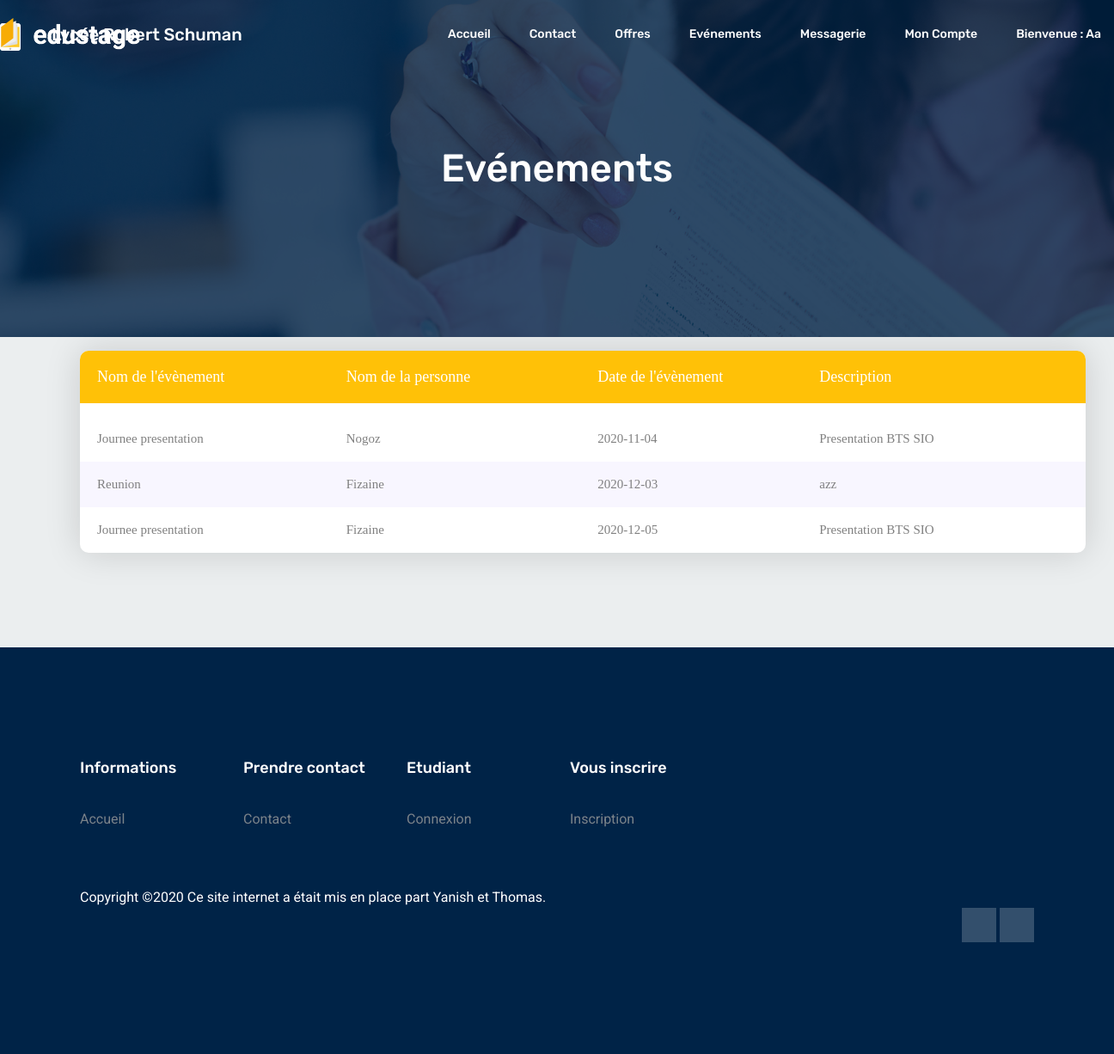
Before: /View/evenement_etudiant.php (signed in) with the older database file.
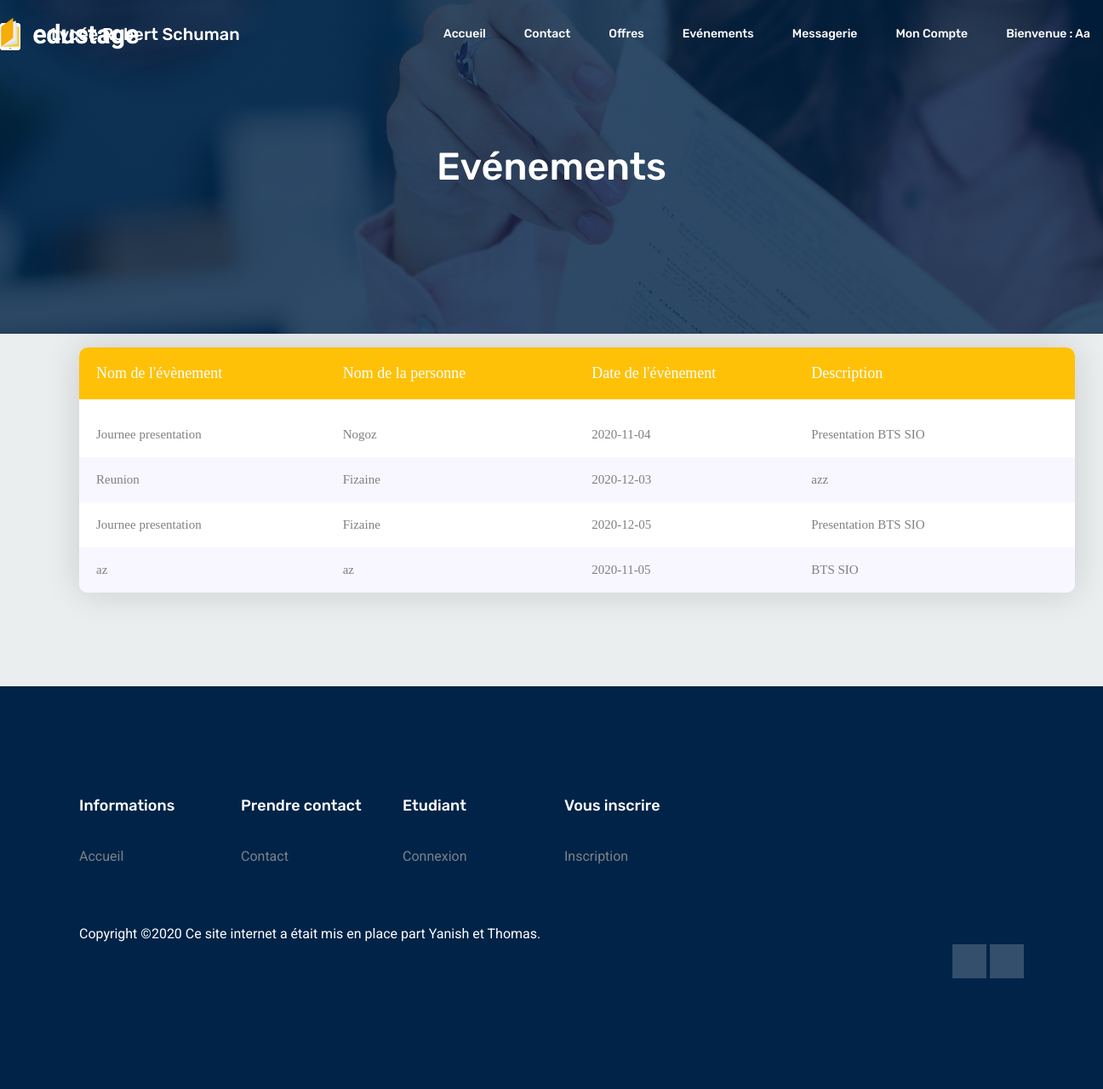
After: the same page with the newer database file.
### tables this page shows
CREATE TABLE IF NOT EXISTS `evenement` (
  `id` int(11) NOT NULL AUTO_INCREMENT,
  `nom_evenement` varchar(50) NOT NULL,
  `nom_personne` varchar(50) NOT NULL,
  `date` date NOT NULL,
  `description` varchar(50) NOT NULL,
  PRIMARY KEY (`id`)
);

### View/evenement_etudiant.php (the view, shortened to what the changed rows need)
<!DOCTYPE html>
<html lang="en">
  <head>
<link rel="stylesheet" type="text/css" href="../tableau/vendor/bootstrap/css/bootstrap.min.css">
<link rel="stylesheet" type="text/css" href="../tableau/fonts/font-awesome-4.7.0/css/font-awesome.min.css">
<link rel="stylesheet" type="text/css" href="../tableau/vendor/animate/animate.css">
<link rel="stylesheet" type="text/css" href="../tableau/vendor/select2/select2.min.css">
<link rel="stylesheet" type="text/css" href="../tableau/vendor/perfect-scrollbar/perfect-scrollbar.css">
<link rel="stylesheet" type="text/css" href="../tableau/css/util.css">
<link rel="stylesheet" type="text/css" href="../tableau/css/main.css">
<link rel="stylesheet" type="text/css" href="../tableau/css/style2.css">
<link rel="stylesheet" type="text/css" href="../tableau/css/style3.css">
    <link rel="stylesheet" href="../css/bootstrap.css" />
    <link rel="stylesheet" href="../css/flaticon.css" />
    <link rel="stylesheet" href="../css/themify-icons.css" />
    <link rel="stylesheet" href="../vendors/owl-carousel/owl.carousel.min.css" />
    <link rel="stylesheet" href="../vendors/nice-select/css/nice-select.css" />
    <link rel="stylesheet" href="../css/style.css" />
    <link rel="stylesheet" href="../css/style3.css" />
  </head>
  <body>
    <section class="banner_area">
      <div class="banner_inner d-flex align-items-center">
        <div class="container">
          <div class="row justify-content-center">
            <div class="col-lg-6">
              <div class="banner_content text-center">
                <h2>Evénements </h2>
              </div>
            </div>
          </div>
        </div>
      </div>
    </section>
    <?php
  	try{
  		$bdd= new PDO('mysql:host=localhost;dbname=ecole; charset=utf8','root','');
  	}
  	catch (Exception $e){
  		die('Erreur:'.$e->getMessage());
  	}
  	?>
<div class="container">
  <p>  <div class="container-table100">
      <div class="wrap-table100">
        <div class="table100 ver1 m-b-110">
          <div class="table100-head">
  						<table>
  							<thead>
                  <tr class="row100 head">
                    <th class="cell100 column1">Nom de l'évènement</th>
                    <th class="cell100 column2">Nom de la personne</th>
                    <th class="cell100 column3">Date de l'évènement</th>
                    <th class="cell100 column4">Description</th>
                  </tr>
                </thead>
              </table>
            </div></p>
            <div class="table100-body js-pscroll">
              <table>
                <tbody>
                  <?php
                  $req = $bdd->prepare('SELECT * FROM evenement');
                  $req->execute(array('email'=>$_SESSION['email']));
                  $donnees= $req->fetchall();
                  foreach ($donnees as $value) {
                    echo '<tr class="row100 body">
                          <td class="cell100 column1">'.$value["nom_evenement"].'</td>
                          <td class="cell100 column2">'.$value["nom_personne"].'</td>
                          <td class="cell100 column3">'.$value["date"].'</td>
                          <td class="cell100 column4">'.$value["description"].'</td>
                          </tr>';
                  }
                  ?>
  							</tbody>
  						</table>
  					</div>
  				</div>
  </body>
</html>

Changed rows visible on the page:
added evenement: nom_evenement "az", nom_personne "az", date "2020-11-05", description "BTS SIO"
